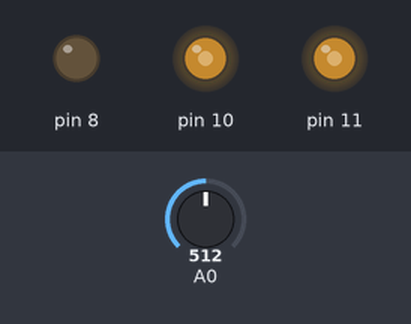
A sketch run on a simulated Arduino Uno, built with avr-gcc and run on an emulated ATmega328P. Parts: output pins drawn as LEDs (lit = HIGH). The test bench sets the inputs (shaded band); at power-on: A0 = 512.

Above: at 3.8 s.
3.9 s: A0 set to 524
At 9.2 s:
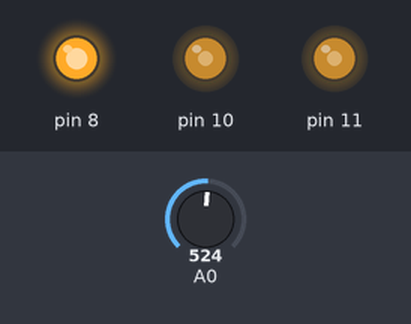
9.5 s: A0 set to 511
At 12.3 s:
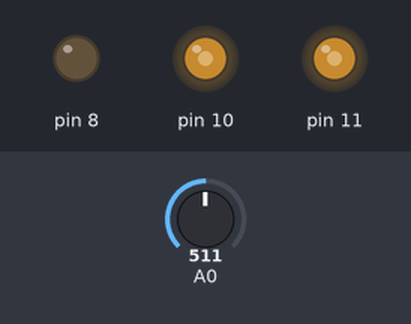
15.5 s: A0 set to 122
At 20.8 s:
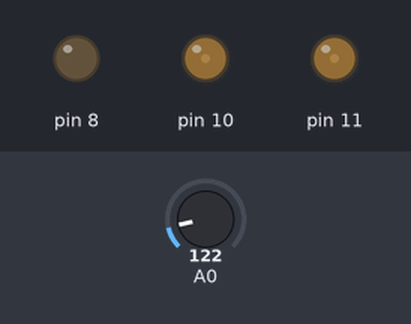
21.5 s: A0 set to 0
At 25.8 s:
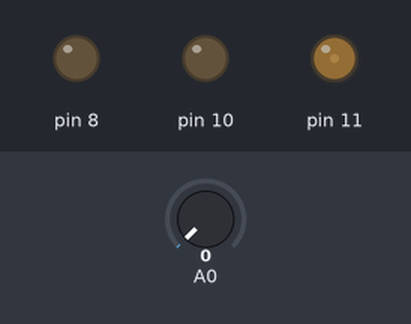
27.5 s: A0 set to 716
At 30.8 s:
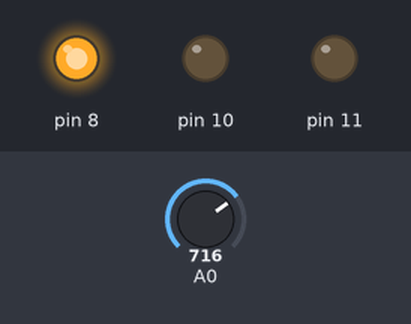
Timing chart, 0 to 33.5 s (numbered marks = the images above; inputs shaded):
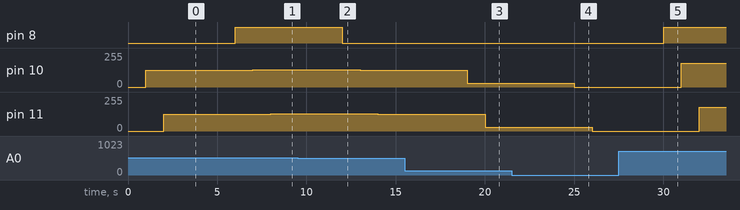

Measured:
- the behaviour switches between 513 and 514 on A0 (found by bisection; images 0 and 1)
- after the input at 3.9 s, pin 8: LOW → HIGH after 2.1 s; pin 10: 127/255 → 130/255 after 3.1 s; pin 11: 127/255 → 130/255 after 4.1 s
- after the input at 9.5 s, pin 8: HIGH → LOW after 2.5 s; pin 10: 130/255 → 127/255 after 3.5 s; pin 11: 130/255 → 127/255 after 4.5 s
- after the input at 15.5 s, pin 10: 127/255 → 30/255 after 3.5 s; pin 11: 127/255 → 30/255 after 4.5 s
- after the input at 21.5 s, pin 10: 30/255 → 0/255 after 3.5 s; pin 11: 30/255 → 0/255 after 4.5 s
- after the input at 27.5 s, pin 8: LOW → HIGH after 2.5 s; pin 10: 0/255 → 178/255 after 3.5 s; pin 11: 0/255 → 178/255 after 4.5 s

The sketch:

analog-input.ino
```cpp
//void setup() {
//  Serial.begin(9600);
//}
//
//void loop() {
//  int Dout = analogRead(A0);
//  float Vin = (Dout * 0.00488);
//  Serial.print("Voltage: ");
//  Serial.println(Vin);
//  delay(1000);
//}

void setup() {
  pinMode(8, OUTPUT);
}

void loop() {
  int pot = analogRead(A0);
  pot = map(pot, 0, 1023, 0, 255);
  analogWrite(8, pot);
  delay(1000);

  analogWrite(10, pot);
  delay(1000);

  analogWrite(11, pot);
  delay(1000);
}
```
